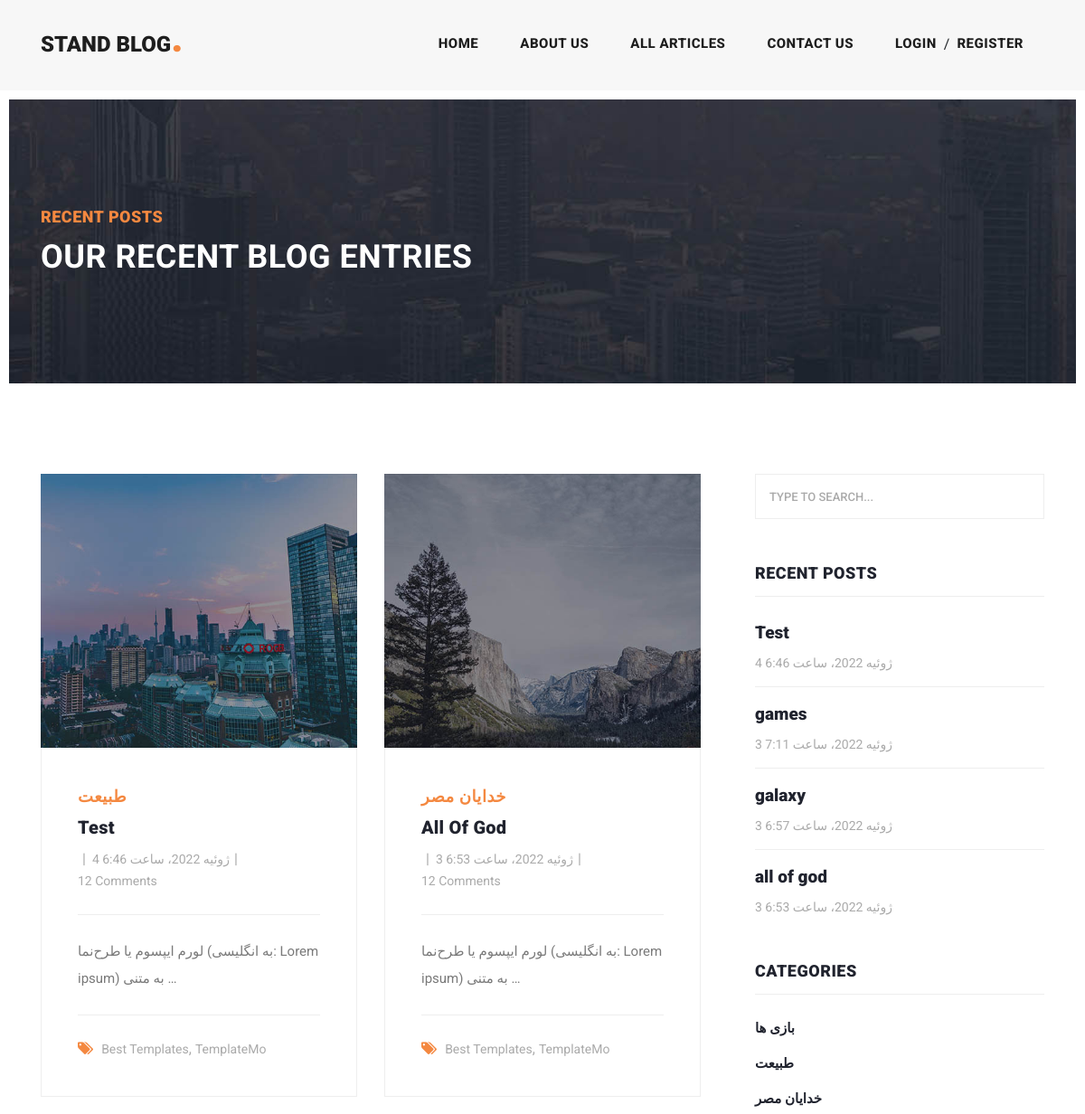
The page /articles/category/4 (upper part) on the database as committed earlier.
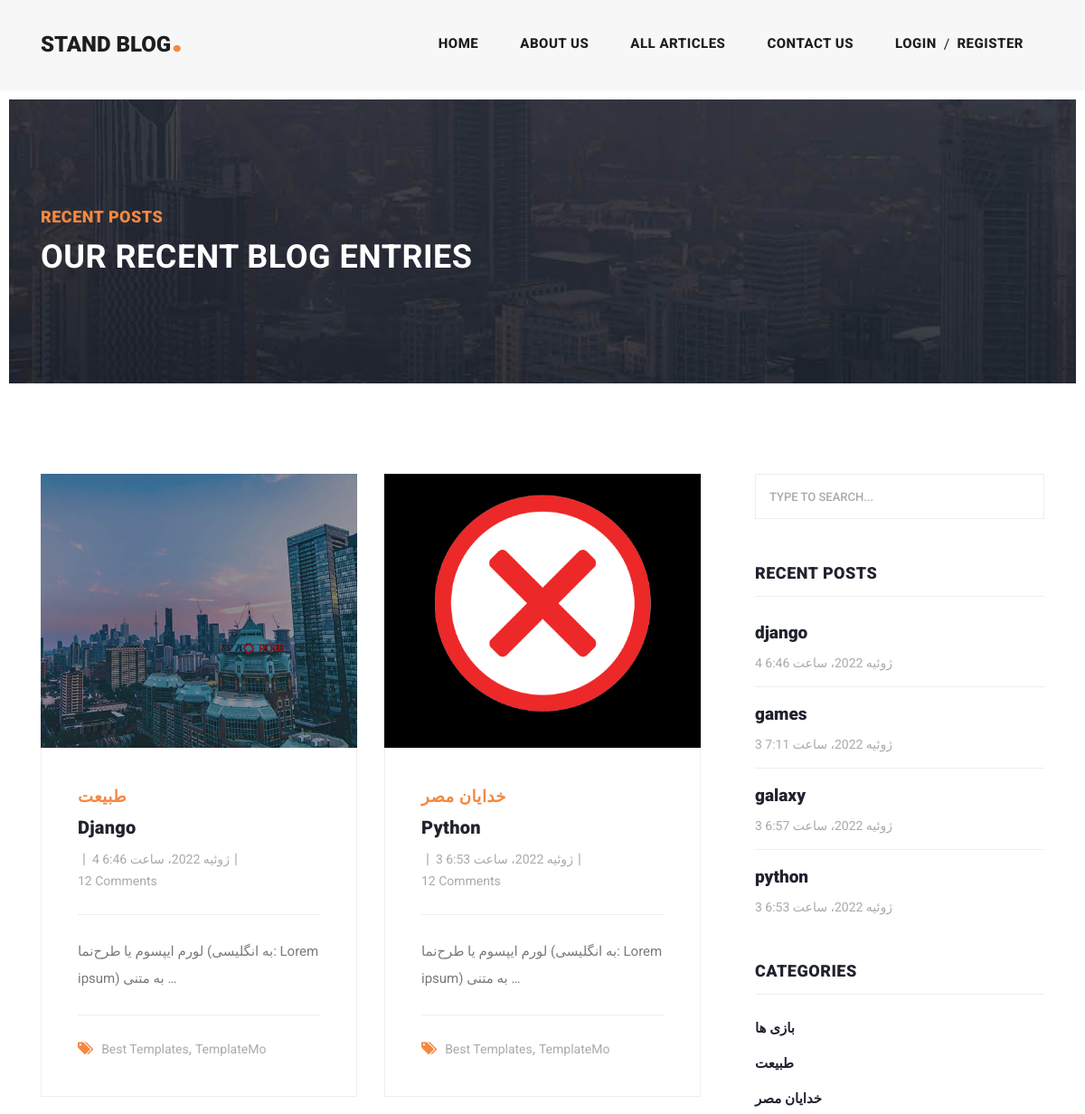
The same page on the database as committed later.
### blog/models.py (models this page shows, shortened)
class Article(models.Model):
    author = models.ForeignKey(User, on_delete=models.CASCADE, related_name="articles", verbose_name="نویسنده ی مقاله")
    category = models.ManyToManyField(Category, related_name="artilces", verbose_name="دسته بندی")
    title = models.CharField(max_length=70, verbose_name="عنوان")
    body = models.TextField(verbose_name="بدنه")
    image = models.ImageField(upload_to="images/articles", blank=True, null=True, verbose_name="عکس")
    created = models.DateTimeField(auto_now_add=True)
    updated = models.DateTimeField(auto_now=True)
    status = models.BooleanField(default=True, verbose_name="وضعیت")
    published = models.BooleanField(default=True, verbose_name="منتشر شده")
    slug = models.SlugField(blank=True, unique=True, verbose_name="ادرس اینترنتی")
    pub_date = models.DateTimeField(default=timezone.now(),  verbose_name="زمان انتشار")
    objects = models.Manager()
    custom_manager = ArticleManager()
    def get_absolute_url(self):
        return reverse('blog:article_detail', kwargs={'slug': self.slug})
    def show_image(self):
        if self.image:
            return format_html(f'<img src="{self.image.url}" width="50px" height="50px">')
        return format_html('<h3 style="color: red">تصویر ندارد</h3>')
    show_image.short_description = " تصویر"
    class Meta:
        ordering = ('-created',)
        verbose_name = "مقاله"
        verbose_name_plural = "مقالات"

class Category(models.Model):
    title = models.CharField(max_length=100, verbose_name="عنوان")
    created = models.DateTimeField(auto_now_add=True, verbose_name="تاریخ ساخت")
    def __str__(self):
        return self.title
    class Meta:
        verbose_name = "دسته بندی"
        verbose_name_plural = "دسته بندی ها"

### blog/views.py (the view)
# urls.py: path('category/<int:pk>', views.category_detail, name="category_detail"),
def category_detail(request, pk=None):
    category = get_object_or_404(Category, id=pk)
    articles = category.artilces.all()
    return render(request, "blog/article_list.html", {'articles': articles})

### context_processors/context_processors.py (called while the page is built)
def recent_articles(request):
    recent_article = Article.objects.order_by('-created')[:4]
    categories = Category.objects.all()
    return {"recent_article": recent_article, "categories": categories}

### blog/templates/blog/article_list.html (shortened to what this page needs)
{% extends "base.html" %}
{% load static %}
{% block content %}
    <div class="heading-page header-text">
        <section class="page-heading">
            <div class="container">
                <div class="row">
                    <div class="col-lg-12">
                        <div class="text-content">
                            <h4>Recent Posts</h4>
                            <h2>Our Recent Blog Entries</h2>
                        </div>
                    </div>
                </div>
            </div>
        </section>
    </div>
    <section class="blog-posts grid-system">
        <div class="container">
            <div class="row">
                <div class="col-lg-8">
                    <div class="all-blog-posts">
                        <div class="row">
                            {% for article in articles %}
                                <div class="col-lg-6">
                                    <div class="blog-post">
                                        <div class="blog-thumb">
                                            {% if article.image %}
                                                <img src="{{ article.image.url }}" alt="{{ article.title }}">
                                            {% else %}
                                                <img src="{% static "images/icons/false-gfca56efa7_1281111.png" %}"
                                                     alt="">
                                            {% endif %}
                                        </div>
                                        <div class="down-content">
                                            <span>{{ article.category.all.first }}</span>
                                            <a href="{{ article.get_absolute_url }}"><h4>{{ article.title }}</h4></a>
                                            <ul class="post-info">
                                                <li><a href="#">{{ article.author.get_full_name }}</a></li>
                                                <li><a href="#">{{ article.created }}</a></li>
                                                <li><a href="#">12 Comments</a></li>
                                            </ul>
                                            <p>{{ article.body|truncatewords:10 }}</p>
                                            <div class="post-options">
                                                <div class="row">
                                                    <div class="col-lg-12">
                                                        <ul class="post-tags">
                                                            <li><i class="fa fa-tags"></i></li>
                                                            <li><a href="#">Best Templates</a>,</li>
                                                            <li><a href="#">TemplateMo</a></li>
                                                        </ul>
                                                    </div>
                                                </div>
                                            </div>
                                        </div>
                                    </div>
                                </div>
                            {% endfor %}
                        </div>
                    </div>
                </div>
                {% include "includes/sidebar.html" %}
            </div>
        </div>
    </section>
{% endblock %}

### templates/base.html (shortened to what this page needs)
{% load static %}
<!DOCTYPE html>
<html lang="en">
<head>
    {% include "includes/head_references.html" %}
</head>
<body>
{% include "includes/header.html" %}
{% block content %}
{% endblock %}
</body>
</html>

### templates/includes/head_references.html (shortened to what this page needs)
{% load static %}
<link href="{% static "vendor/bootstrap/css/bootstrap.min.css" %}" rel="stylesheet">
<link rel="stylesheet" href="{% static "css/fontawesome.css" %}">
<link rel="stylesheet" href="{% static "css/templatemo-stand-blog.css" %}">
<link rel="stylesheet" href="{% static "css/owl.css" %}">

### templates/includes/header.html (shortened to what this page needs)
{% load static %}
<header class="">
    <nav class="navbar navbar-expand-lg">
        <div class="container">
            <a class="navbar-brand" href="{% url "home_app:home" %}"><h2>Stand Blog<em>.</em></h2></a>
            <div class="collapse navbar-collapse" id="navbarResponsive">
                <ul class="navbar-nav ml-auto">
                    <li class="nav-item {% if request.resolver_match.url_name == 'home' %}active{% endif %}">
                        <a class="nav-link" href="{% url "home_app:home" %}">Home
                        </a>
                    </li>
                    <li class="nav-item">
                        <a class="nav-link" href="{% url "about_us:about" %}">About Us</a>
                    </li>
                    <li class="nav-item {% if request.resolver_match.url_name == 'articles_list' %}active {% endif %}">
                        <a class="nav-link" href="{% url "blog:articles_list" %}">All Articles</a>
                    </li>
                    <li class="nav-item">
                        <a class="nav-link" href="{% url 'blog:contact_us' %}">Contact Us</a>
                    </li>
                    <li class="nav-item">
                        {% if request.user.is_authenticated %}
                            <div class="d-flex">
                                {% if request.user.first_name %}
                                    {% if user.profile.image %}
                                        <span><img src="{{ user.profile.image.url }}" width="25px" height="25px"
                                                   style="border-radius: 100%" alt=""></span>
                                    {% else %}
                                        <span class="nav-link"><img src="{% static 'images/icons/user-profile-icon-free-vector.png' %}" width="30px" height="30px" style="border-radius: 100%" alt=""></span>
                                    {% endif %}
                                    <a class="nav-link"
                                       href="{% url "account:edit" %}">{{ request.user.first_name }} {{ request.user.last_name }}</a>
                                {% else %}
                                    <a class="nav-link"
                                       href="{% url "account:edit" %}">{{ request.user.username }}</a>
                                {% endif %}
                                <a  class="nav-link " href="{% url 'account:logout' %}"> logout</a>
                            </div>
                        {% else %}
                            <div class="d-flex">
                                <a class="nav-link" href="{% url 'account:login' %}">login</a><span
                                    class="mt-2">/</span>
                                <a class="nav-link" href="{% url 'account:register' %}">register</a>
                            </div>
                        {% endif %}
                    </li>
                </ul>
            </div>
        </div>
    </nav>
</header>

### templates/includes/sidebar.html (shortened to what this page needs)
<div class="col-lg-4">
    <div class="sidebar">
        <div class="row">
            <div class="col-lg-12">
                <div class="sidebar-item search">
                    <form id="search_form" name="gs" method="GET" action="{% url "blog:search_articles" %}">
                        <input type="text" name="q" class="searchText" placeholder="type to search..."
                               autocomplete="on">
                    </form>
                </div>
            </div>
            <div class="col-lg-12">
                <div class="sidebar-item recent-posts">
                    <div class="sidebar-heading">
                        <h2>Recent Posts</h2>
                    </div>
                    <div class="content">
                        <ul>
                            {% for recent in recent_article %}
                                <li><a href="{{ recent.get_absolute_url }}">
                                    <h5>{{ recent.title }}</h5>
                                    <span>{{ recent.created }}</span>
                                </a></li>
                            {% endfor %}
                        </ul>
                    </div>
                </div>
            </div>
            <div class="col-lg-12">
                <div class="sidebar-item categories">
                    <div class="sidebar-heading">
                        <h2>Categories</h2>
                    </div>
                    <div class="content">
                        <ul>
                            {% for cat in categories %}
                                <li><a href="{% url "blog:category_detail" cat.id %}">{{ cat.title }}</a></li>
                            {% endfor %}
                        </ul>
                    </div>
                </div>
            </div>
        </div>
    </div>
</div>

### templates/includes/footer_references.html (shortened to what this page needs)
{% load static %}

Rows that differ between the two databases and show on the page:
changed Article "طبیعت": title "Test" → "Django"; title "Test" → "django"
changed Article "خدایان مصر": title "All Of God" → "Python"; title "all of god" → "python"; image: picture removed
